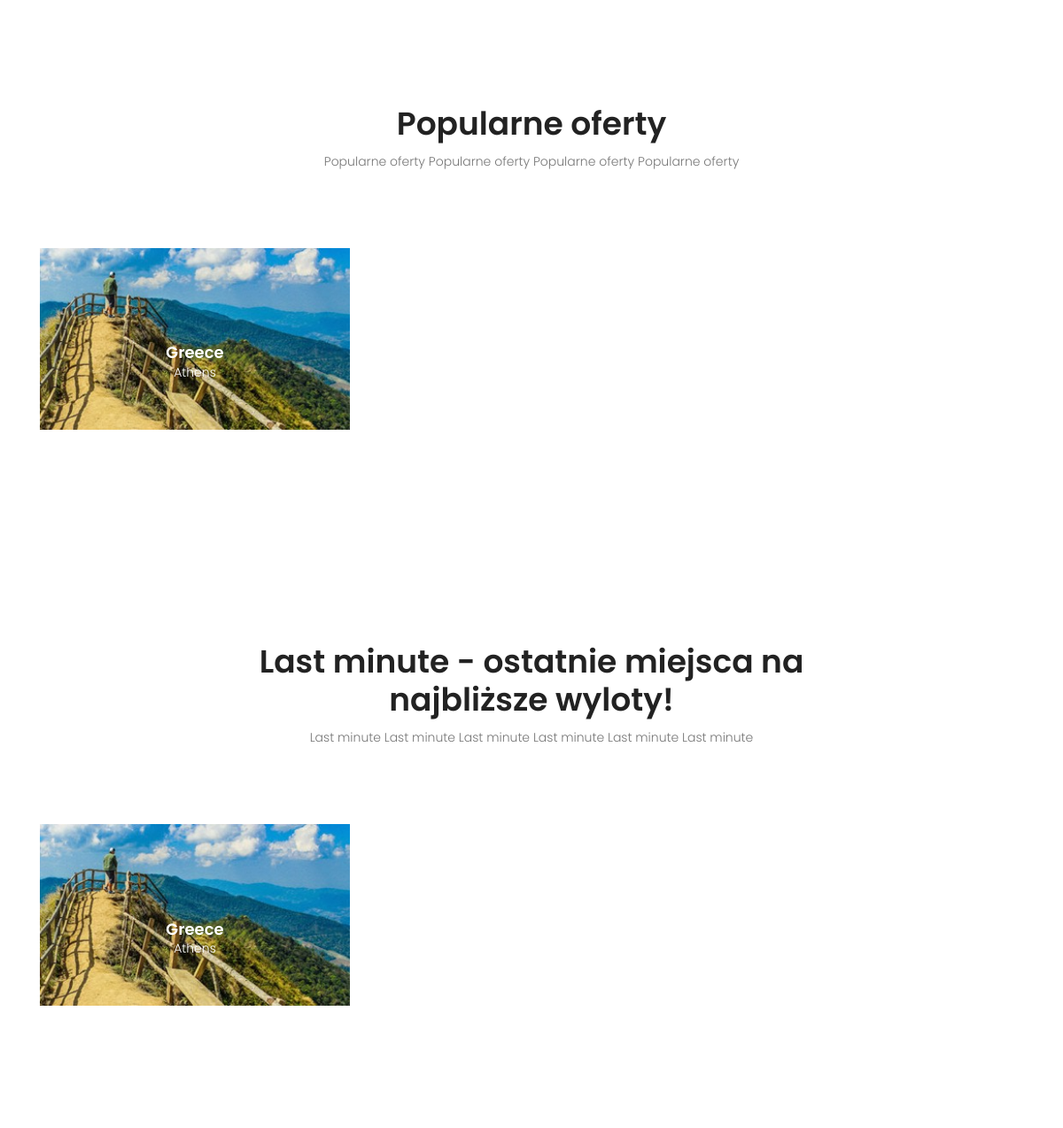
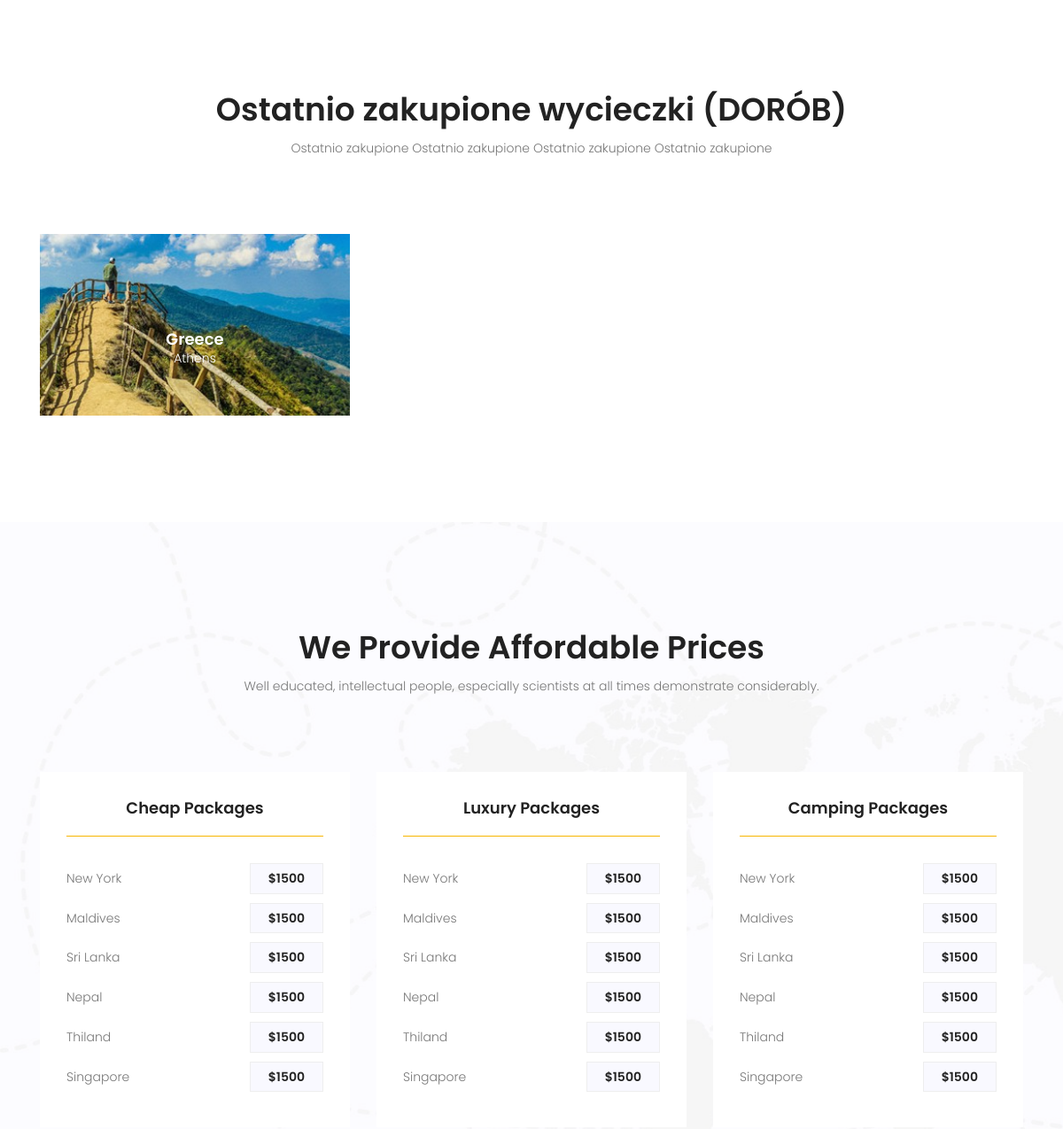
The app's page / (middle part), older data (2 pictures, top to bottom).
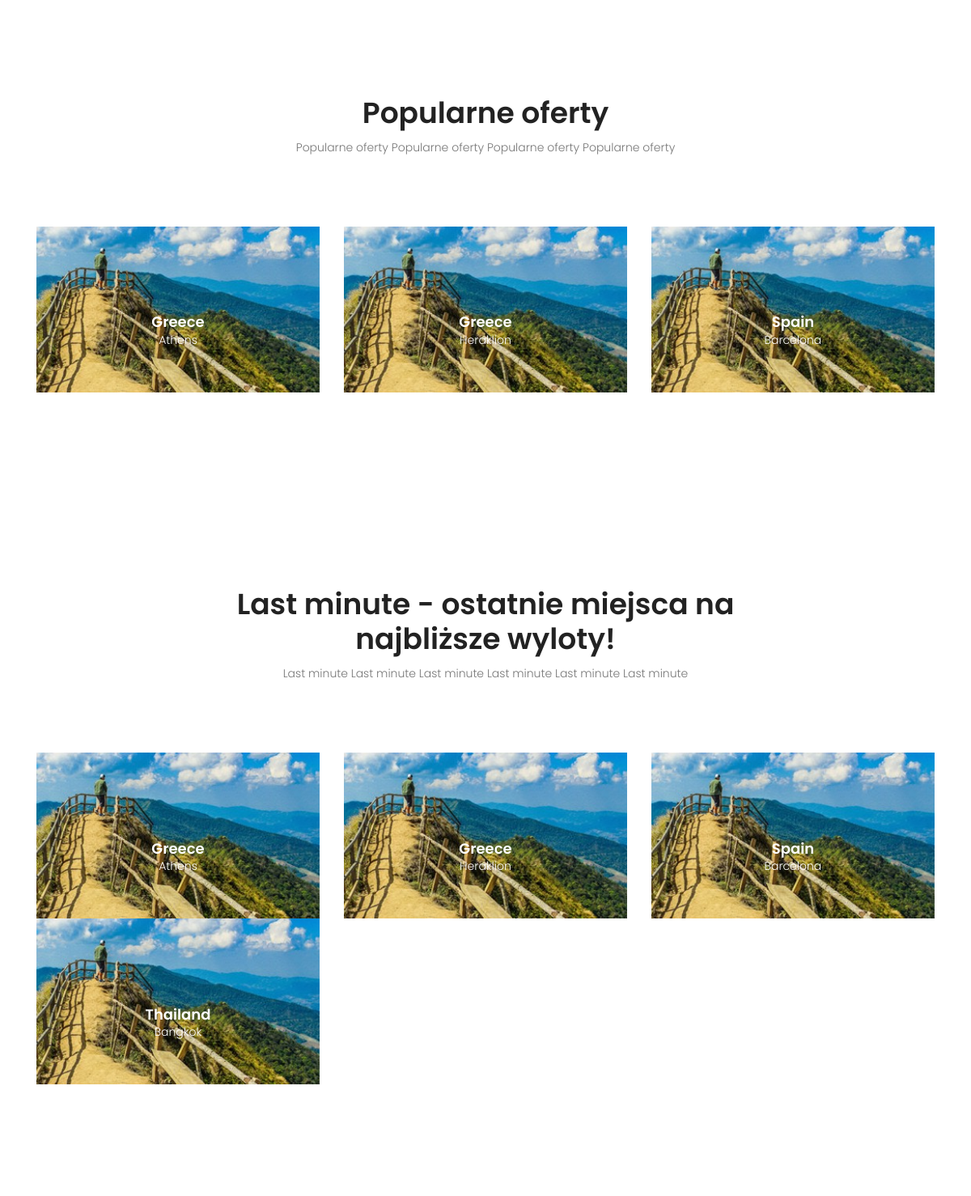
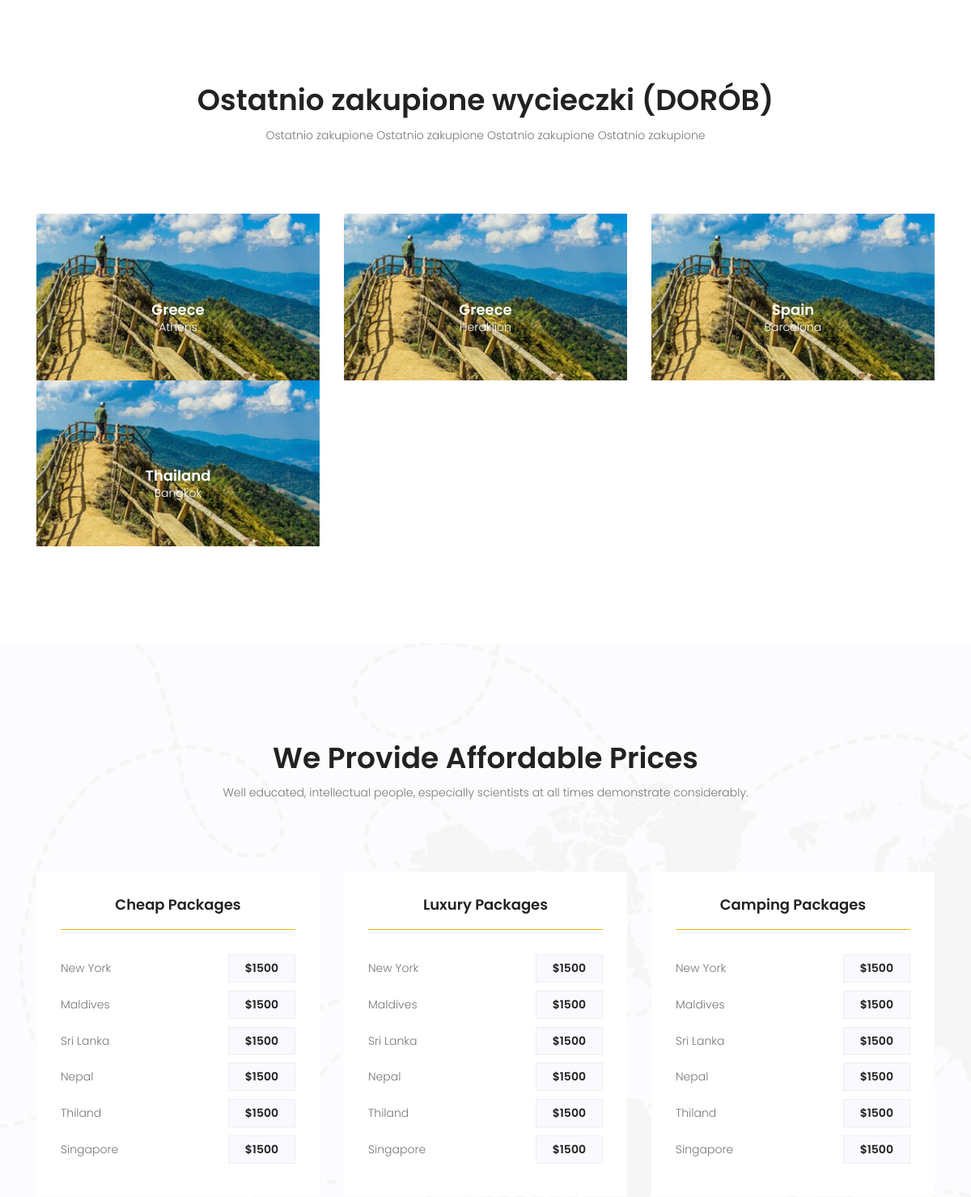
The same page, newer data (2 pictures, top to bottom).
### core/models.py (models this page shows, shortened)
class Trip(models.Model):
    departure_city = models.ForeignKey(City, on_delete=models.CASCADE, related_name='departure_city_trips')
    departure_airport = models.ForeignKey(Airport, on_delete=models.CASCADE, related_name='departure_airport_trips')
    arrival_city = models.ForeignKey(City, on_delete=models.CASCADE, related_name='arrival_city_trips')
    arrival_hotel = models.ForeignKey(Hotel, on_delete=models.CASCADE, related_name='arrival_hotel_trips')
    arrival_airport = models.ForeignKey(Airport, on_delete=models.CASCADE, related_name='arrival_airport_trips')
    departure_date = models.DateTimeField()
    arrival_date = models.DateTimeField()
    return_date = models.DateTimeField()
    catering_option = models.CharField(choices=CATERING_OPTIONS, max_length=20)
    price_for_adult = models.DecimalField(decimal_places=2, max_digits=6)
    price_for_child = models.DecimalField(decimal_places=2, max_digits=6)
    promoted = models.BooleanField(default=False)
    adults_number = models.IntegerField(default=0)
    kids_number = models.IntegerField(default=0)

class City(models.Model):
    name = models.CharField(max_length=100)
    country = models.ForeignKey(Country, on_delete=models.CASCADE, related_name='cities')
    class Meta:
        ordering = ['name']
    def __str__(self):
        return self.name

class Country(models.Model):
    name = models.CharField(max_length=50)
    continent = models.ForeignKey(Continent, on_delete=models.CASCADE, related_name='countries')
    class Meta:
        ordering = ['name']
    def __str__(self):
        return self.name

### core/views.py (the view)
# urls.py: path('', TripListView.as_view(), name='promoted_trips'),
class TripListView(ListView):
    model = Trip
    template_name = 'core/index.html'
    def get_context_data(self, *, object_list=None, **kwargs):
        context = super().get_context_data()
        context['promoted_trips'] = Trip.objects.filter(promoted=True)
        context['last_minute_trips'] = Trip.objects.filter(departure_date__lt=now()+datetime.timedelta(30))
        return context

### core/templates/core/index.html (shortened to what this page needs)
{% load static %}
	<!DOCTYPE html>
	<html lang="zxx" class="no-js">
	<head>
			<link rel="stylesheet" href="{% static 'css/linearicons.css' %}">
			<link rel="stylesheet" href="{% static 'css/font-awesome.min.css' %}">
			<link rel="stylesheet" href="{% static 'css/bootstrap.css' %}">
			<link rel="stylesheet" href="{% static 'css/magnific-popup.css' %}">
			<link rel="stylesheet" href="{% static 'css/jquery-ui.css' %}">
			<link rel="stylesheet" href="{% static 'css/nice-select.css' %}">
			<link rel="stylesheet" href="{% static 'css/animate.min.css' %}">
			<link rel="stylesheet" href="{% static 'css/owl.carousel.css' %}">
			<link rel="stylesheet" href="{% static 'css/main.css' %}">
		</head>
		<body>
			<section class="popular-destination-area section-gap">
				<div class="container">
		            <div class="row d-flex justify-content-center">
		                <div class="menu-content pb-70 col-lg-8">
		                    <div class="title text-center">
		                        <h1 class="mb-10">Popularne oferty</h1>
		                        <p>Popularne oferty Popularne oferty Popularne oferty Popularne oferty</p>
		                    </div>
		                </div>
		            </div>
					<div class="row">
						{% for trip in promoted_trips %}
						<div class="col-lg-4">
							<div class="single-destination relative">
								<div class="thumb relative">
									<img class="img-fluid" src="{% static 'img/d3.jpg' %}" alt="">
								</div>
								<div class="desc">
									<h4>{{ trip.arrival_city.country}}</h4>
									<p>{{ trip.arrival_city }}</p>
								</div>
							</div>
						</div>
						{% endfor %}
					</div>
				</div>
			</section>
			<section class="popular-destination-area section-gap">
				<div class="container">
		            <div class="row d-flex justify-content-center">
		                <div class="menu-content pb-70 col-lg-8">
		                    <div class="title text-center">
		                        <h1 class="mb-10">Last minute - ostatnie miejsca na najbliższe wyloty! </h1>
		                        <p>Last minute Last minute Last minute Last minute Last minute Last minute </p>
		                    </div>
		                </div>
		            </div>
					<div class="row">
						{% for trip in last_minute_trips %}
						<div class="col-lg-4">
							<div class="single-destination relative">
								<div class="thumb relative">
									<img class="img-fluid" src="{% static 'img/d3.jpg' %}" alt="">
								</div>
								<div class="desc">
									<h4>{{ trip.arrival_city.country}}</h4>
									<p>{{ trip.arrival_city }}</p>
								</div>
							</div>
						</div>
						{% endfor %}
					</div>
				</div>
			</section>
			<section class="popular-destination-area section-gap">
				<div class="container">
		            <div class="row d-flex justify-content-center">
		                <div class="menu-content pb-70 col-lg-8">
		                    <div class="title text-center">
		                        <h1 class="mb-10">Ostatnio zakupione wycieczki (DORÓB)</h1>
		                        <p>Ostatnio zakupione Ostatnio zakupione Ostatnio zakupione Ostatnio zakupione </p>
		                    </div>
		                </div>
		            </div>
					<div class="row">
						{% for trip in last_minute_trips %}
						<div class="col-lg-4">
							<div class="single-destination relative">
								<div class="thumb relative">
									<img class="img-fluid" src="{% static 'img/d3.jpg' %}" alt="">
								</div>
								<div class="desc">
									<h4>{{ trip.arrival_city.country}}</h4>
									<p>{{ trip.arrival_city }}</p>
								</div>
							</div>
						</div>
						{% endfor %}
					</div>
				</div>
			</section>
			<section class="price-area section-gap">
				<div class="container">
		            <div class="row d-flex justify-content-center">
		                <div class="menu-content pb-70 col-lg-8">
		                    <div class="title text-center">
		                        <h1 class="mb-10">We Provide Affordable Prices</h1>
		                        <p>Well educated, intellectual people, especially scientists at all times demonstrate considerably.</p>
		                    </div>
		                </div>
		            </div>
					<div class="row">
						<div class="col-lg-4">
							<div class="single-price">
								<h4>Cheap Packages</h4>
								<ul class="price-list">
									<li class="d-flex justify-content-between align-items-center">
										<span>New York</span>
										<a href="#" class="price-btn">$1500</a>
									</li>
									<li class="d-flex justify-content-between align-items-center">
										<span>Maldives</span>
										<a href="#" class="price-btn">$1500</a>
									</li>
									<li class="d-flex justify-content-between align-items-center">
										<span>Sri Lanka</span>
										<a href="#" class="price-btn">$1500</a>
									</li>
									<li class="d-flex justify-content-between align-items-center">
										<span>Nepal</span>
										<a href="#" class="price-btn">$1500</a>
									</li>
									<li class="d-flex justify-content-between align-items-center">
										<span>Thiland</span>
										<a href="#" class="price-btn">$1500</a>
									</li>
									<li class="d-flex justify-content-between align-items-center">
										<span>Singapore</span>
										<a href="#" class="price-btn">$1500</a>
									</li>
								</ul>
							</div>
						</div>
						<div class="col-lg-4">
							<div class="single-price">
								<h4>Luxury Packages</h4>
								<ul class="price-list">
									<li class="d-flex justify-content-between align-items-center">
										<span>New York</span>
										<a href="#" class="price-btn">$1500</a>
									</li>
									<li class="d-flex justify-content-between align-items-center">
										<span>Maldives</span>
										<a href="#" class="price-btn">$1500</a>
									</li>
									<li class="d-flex justify-content-between align-items-center">
										<span>Sri Lanka</span>
										<a href="#" class="price-btn">$1500</a>
									</li>
									<li class="d-flex justify-content-between align-items-center">
										<span>Nepal</span>
										<a href="#" class="price-btn">$1500</a>
									</li>
									<li class="d-flex justify-content-between align-items-center">
										<span>Thiland</span>
										<a href="#" class="price-btn">$1500</a>
									</li>
									<li class="d-flex justify-content-between align-items-center">
										<span>Singapore</span>
										<a href="#" class="price-btn">$1500</a>
									</li>
								</ul>
							</div>
						</div>
						<div class="col-lg-4">
							<div class="single-price">
								<h4>Camping Packages</h4>
								<ul class="price-list">
									<li class="d-flex justify-content-between align-items-center">
										<span>New York</span>
										<a href="#" class="price-btn">$1500</a>
									</li>
									<li class="d-flex justify-content-between align-items-center">
										<span>Maldives</span>
										<a href="#" class="price-btn">$1500</a>
									</li>
									<li class="d-flex justify-content-between align-items-center">
										<span>Sri Lanka</span>
										<a href="#" class="price-btn">$1500</a>
									</li>
									<li class="d-flex justify-content-between align-items-center">
										<span>Nepal</span>
										<a href="#" class="price-btn">$1500</a>
									</li>
									<li class="d-flex justify-content-between align-items-center">
										<span>Thiland</span>
										<a href="#" class="price-btn">$1500</a>
									</li>
									<li class="d-flex justify-content-between align-items-center">
										<span>Singapore</span>
										<a href="#" class="price-btn">$1500</a>
									</li>
								</ul>
							</div>
						</div>
					</div>
				</div>
			</section>
		</body>
	</html>

### staticfiles/css/main.css (style rules this page uses)
body { color: #777777; font-family: "Poppins", sans-serif; font-size: 14px; font-weight: 300; line-height: 1.625em; position: relative; }
ol, ul { margin: 0; padding: 0; list-style: none; }
h1, h2, h3, h4, h5, h6 { font-family: "Poppins", sans-serif; color: #222222; line-height: 1.2em !important; margin-bottom: 0; margin-top: 0; font-weight: 600; }
h1, .h1 { font-size: 36px; }
h4, .h4 { font-size: 18px; }
.mb-10 { margin-bottom: 10px; }
.pb-70 { padding-bottom: 70px; }
.text-center { text-align: center; }
.relative { position: relative; }
h1 { font-size: 36px; }
h4 { font-size: 18px; }
h1, h2, h3, h4, h5, h6 { line-height: 1.5em; }
.section-gap { padding: 120px 0; }
.single-destination { -webkit-transition: all 0.3s ease 0s; -moz-transition: all 0.3s ease 0s; -o-transition: all 0.3s ease 0s; transition: all 0.3s ease 0s; }
.single-destination .thumb { position: relative; }
.single-destination .thumb img { width: 100%; }
.single-destination .desc { text-align: center; position: absolute; width: 100%; left: 50%; top: 50%; transform: translate(-50%, -50%); }
.single-destination .desc h4 { color: #fff; }
.single-destination .desc p { color: #fff; font-size: 14px; font-weight: 300; margin-bottom: 0px; }
.price-area { background: url(../img/price-bg.png); background-size: cover; }
.price-area .single-price { background: #fff; padding: 30px; }
.price-area .single-price h4 { text-align: center; border-bottom: 1px solid #f8b600; padding-bottom: 20px; }
.price-area .single-price .price-list { margin-top: 30px; }
.price-area .single-price .price-list li { margin-bottom: 10px; }
.price-area .single-price .price-list li .price-btn { background: #f9f9ff; border: 1px solid #eee; color: #222; font-size: 14px; font-weight: 600; padding: 5px 20px; }

Row changes from the older to the newer data that the page shows:
added Trip: arrival_city.country "Greece", arrival_city "Heraklion"
added Trip: arrival_city.country "Spain", arrival_city "Barcelona"
added Trip: arrival_city.country "Thailand", arrival_city "Bangkok"
